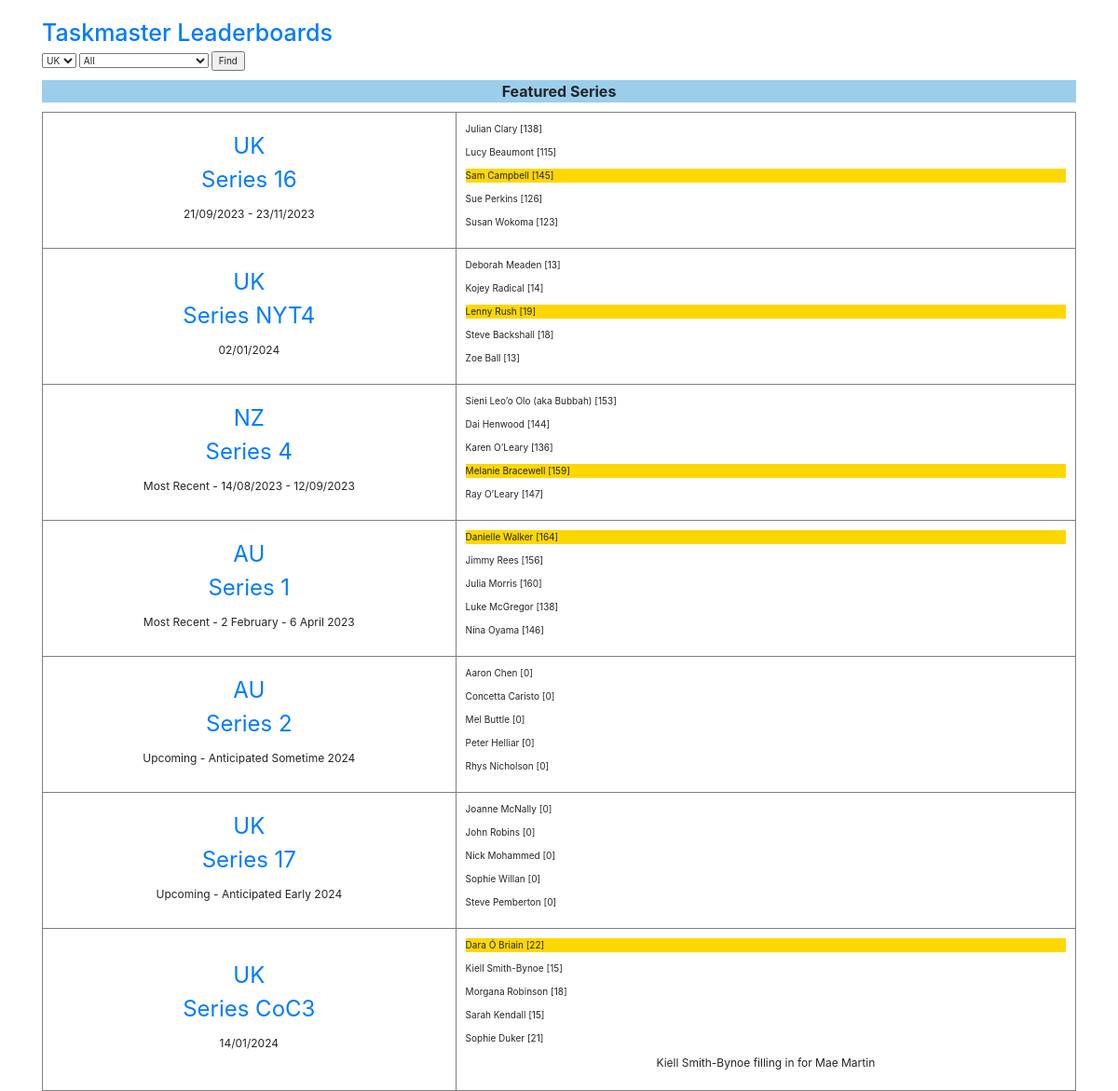
The page / on the database its author committed.
### tables this page shows
CREATE TABLE `series` (
  `id` int NOT NULL,
  `featured` int NOT NULL DEFAULT '0',
  `country` varchar(2) NOT NULL,
  `taskmaster` varchar(100) NOT NULL,
  `assistant` varchar(100) NOT NULL,
  `series` varchar(5) NOT NULL,
  `airdate_range` varchar(50) NOT NULL,
  `version` varchar(80) NOT NULL,
  `num` varchar(2) NOT NULL,
  `chair_1` varchar(100) NOT NULL,
  `chair_2` varchar(100) NOT NULL,
  `chair_3` varchar(100) NOT NULL,
  `chair_4` varchar(100) NOT NULL,
  `chair_5` varchar(100) NOT NULL,
  `score_chair_1` decimal(10,1) NOT NULL,
  `score_chair_2` decimal(10,1) NOT NULL,
  `score_chair_3` decimal(10,1) NOT NULL,
  `score_chair_4` decimal(10,1) NOT NULL,
  `score_chair_5` decimal(10,1) NOT NULL,
  `champion` varchar(200) NOT NULL,
  `series_note` varchar(300) DEFAULT NULL
);

### index.php (the view, shortened to what this page needs)
<!DOCTYPE html>
<html lang="en">
  <head>
    <link rel="stylesheet" href="https://cdn.jsdelivr.net/npm/bootstrap@3.4.1/dist/css/bootstrap.min.css">
    <link rel="stylesheet" href="https://stackpath.bootstrapcdn.com/bootstrap/4.5.2/css/bootstrap.min.css">
      </head>
  <body>
<?php
require "db.php";
$con=mysqli_connect($host, $username, $password, $dbname);
?>
<div class="container">
    <h1 style='margin-top:20px;'><a href="index.php">Taskmaster Leaderboards</a></h1>
<form method="post" action="<?php echo $_SERVER["PHP_SELF"];?>">
    <select name="country" id="country">
            <option value="UK">UK</option>
    </select>
    <select name="version" id="version">
      <option value="All">All</option>
    </select>
    <input type="submit" value="Find">
</form>
<table border='1' style='width:100%;table-layout: fixed;'>
<?php
if (!empty($_POST["country"]))
              {
              $country = $_POST["country"];
              $version = $_POST["version"];
                              if ($version == "All")
                              {$searchversion = "%";}
                              else
                              {$searchversion = $version;}
              $select = "SELECT * FROM series WHERE country LIKE '%$country%' AND version LIKE '%$searchversion%' ORDER BY id ASC";
              $headline = "<p style='text-align:center;margin-top:10px;font-weight: bold;font-size:16px;background-color: #9ACEEB;'>$country - $version Results</p>";
              }
              else {
              $select = "SELECT * FROM series WHERE featured >0 ORDER BY id ASC";
              $headline = "<p style='text-align:center;margin-top:10px;font-weight: bold;font-size:16px;background-color: #9ACEEB;'>Featured Series</p>";
                }
              $result = mysqli_query($con,$select);
              $num_rows = mysqli_num_rows($result);
                      if(!$num_rows){
                        echo "<p style='text-align:center;margin-top:10px;font-weight: bold;font-size:16px;background-color: silver;'>Nothing Found</p>";
                        echo "<p style='text-align:center;'><img src='joe-horses-and-darkness.png' width=96% alt='Nothing found. Image of Joe Wilkerson. Text Horses and Darkness.'></p>";
                        die;
                      }
                      else
                      {
                        echo $headline;
                              while($row = mysqli_fetch_assoc($result))
                                {
                                $country = $row['country'];
                                $series = $row['series'];
                                $airdate_range = $row['airdate_range'];
                                $chair_1 = $row['chair_1'];
                                $chair_2 = $row['chair_2'];
                                $chair_3 = $row['chair_3'];
                                $chair_4 = $row['chair_4'];
                                $chair_5 = $row['chair_5'];
                                $score_chair_1 = $row['score_chair_1']+0;
                                $score_chair_2 = $row['score_chair_2']+0;
                                $score_chair_3 = $row['score_chair_3']+0;
                                $score_chair_4 = $row['score_chair_4']+0;
                                $score_chair_5 = $row['score_chair_5']+0;
                                $champion = $row['champion'];
                                $series_note = $row['series_note'];
                                echo "<tr>";
echo "<td><center><p style='font-size:24px'><a href='series.php?series=$series&country=$country'>$country<br />Series $series</a></p>
<p style='font-size:12px'>$airdate_range</p></center></td>";
$champ1 = "style='background: blue'";
$champ2 = "style='background: blue'";
$champ3 = "style='background: blue'";
$champ4 = "style='background: blue'";
$champ5 = "style='background: blue'";
if ($chair_1 == $champion)
{$champ1 = "style='background: gold'";}
else
{$champ1 = "style='background: white'";}
if ($chair_2 == $champion)
{$champ2 = "style='background: gold'";}
else
{$champ2 = "style='background: white'";}
if ($chair_3 == $champion)
{$champ3 = "style='background: gold'";}
else
{$champ3 = "style='background: white'";}
if ($chair_4 == $champion)
{$champ4 = "style='background: gold'";}
else
{$champ4 = "style='background: white'";}
if ($chair_5 == $champion)
{$champ5 = "style='background: gold'";}
else
{$champ5 = "style='background: white'";}
                                echo "<td width=60%>";
                                echo "<p $champ1>" . $chair_1 . " [" . $score_chair_1 . "]</p>";
                                echo "<p $champ2>" . $chair_2 . " [" . $score_chair_2 . "]</p>";
                                echo "<p $champ3>" . $chair_3 . " [" . $score_chair_3 . "]</p>";
                                echo "<p $champ4>" . $chair_4 . " [" . $score_chair_4 . "]</p>";
                                echo "<p $champ5>" . $chair_5 . " [" . $score_chair_5 . "]</p>";
                                echo "<p style='text-align:center;margin-top:8px;font-size:12px;'>" . $series_note . "</p>";
                                echo "</td>";
                                echo "</tr>";
                                }
                        }
echo "</table>";
?>
</div>
</body>
</html>

### index.php (style rules this page uses)
th, td { padding-left: 10px; padding-right: 10px; padding-top: 10px; padding-bottom: 10px; }

### rows shown on the page
series: country "UK", series "16", airdate_range "21/09/2023 - 23/11/2023", chair_1 "Julian Clary", score_chair_1 "138", chair_2 "Lucy Beaumont", score_chair_2 "115", chair_3 "Sam Campbell", score_chair_3 "145", chair_4 "Sue Perkins", score_chair_4 "126", chair_5 "Susan Wokoma", score_chair_5 "123"
series: country "UK", series "NYT4", airdate_range "02/01/2024", chair_1 "Deborah Meaden", score_chair_1 "13", chair_2 "Kojey Radical", score_chair_2 "14", chair_3 "Lenny Rush", score_chair_3 "19", chair_4 "Steve Backshall", score_chair_4 "18", chair_5 "Zoe Ball", score_chair_5 "13"
series: country "NZ", series "4", airdate_range "Most Recent - 14/08/2023 - 12/09/2023", chair_1 "Sieni Leo’o Olo (aka Bubbah)", score_chair_1 "153", chair_2 "Dai Henwood", score_chair_2 "144", chair_3 "Karen O’Leary", score_chair_3 "136", chair_4 "Melanie Bracewell", score_chair_4 "159", chair_5 "Ray O’Leary", score_chair_5 "147"
series: country "AU", series "1", airdate_range "Most Recent - 2 February - 6 April 2023", chair_1 "Danielle Walker", score_chair_1 "164", chair_2 "Jimmy Rees", score_chair_2 "156", chair_3 "Julia Morris", score_chair_3 "160", chair_4 "Luke McGregor", score_chair_4 "138", chair_5 "Nina Oyama", score_chair_5 "146"
series: country "AU", series "2", airdate_range "Upcoming - Anticipated Sometime 2024", chair_1 "Aaron Chen", score_chair_1 "0", chair_2 "Concetta Caristo", score_chair_2 "0", chair_3 "Mel Buttle", score_chair_3 "0", chair_4 "Peter Helliar", score_chair_4 "0", chair_5 "Rhys Nicholson", score_chair_5 "0"
series: country "UK", series "17", airdate_range "Upcoming - Anticipated Early 2024", chair_1 "Joanne McNally", score_chair_1 "0", chair_2 "John Robins", score_chair_2 "0", chair_3 "Nick Mohammed", score_chair_3 "0", chair_4 "Sophie Willan", score_chair_4 "0", chair_5 "Steve Pemberton", score_chair_5 "0"
series: country "UK", series "CoC3", airdate_range "14/01/2024", chair_1 "Dara Ó Briain", score_chair_1 "22", chair_2 "Kiell Smith-Bynoe", score_chair_2 "15", chair_3 "Morgana Robinson", score_chair_3 "18", chair_4 "Sarah Kendall", score_chair_4 "15", chair_5 "Sophie Duker", score_chair_5 "21", series_note "Kiell Smith-Bynoe filling in for Mae Martin"
